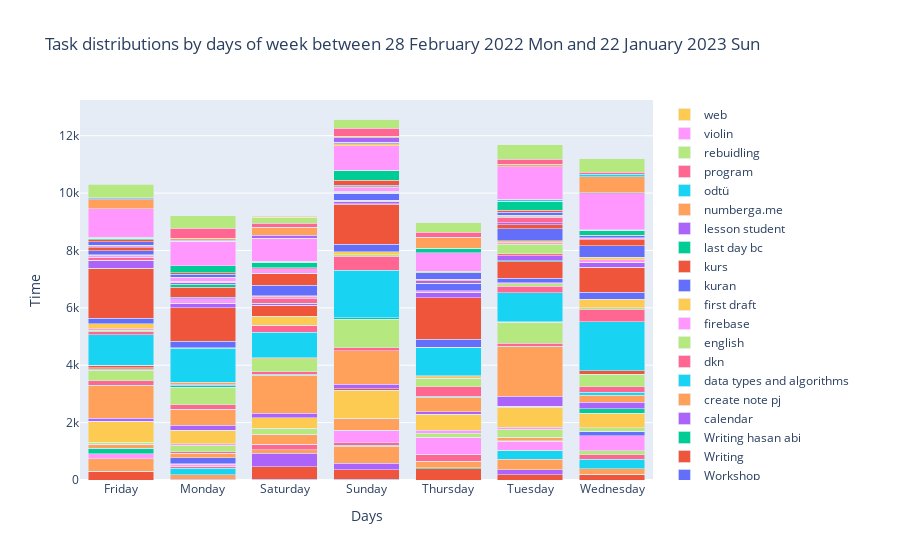

This figure's notebook cell:
### Code cell
max_dates = days_sns.sum(axis=1).index
get_max = days_sns.loc[max_dates]
get_max = get_max.loc[:, (get_max != 0).any(axis=0)]

fig = go.Figure(data=[go.Bar(x=get_max.index, y=get_max[col], name=col) for col in get_max.columns])
fig.update_layout(barmode='stack', xaxis_title='Days', yaxis_title='Time',
                  title=f"Task distributions by days of week between {strf_start_date} and {strf_end_date}")
fig.update_layout(hovermode='x unified')
fig.show()

### Figure 1 — Plotly figure (JSON) as saved in the notebook; plotly's stock layout.template omitted (floating-point values rounded to 4 significant figures)
{"data": [{"name": "A weird problem ..", "type": "bar", "x": ["Friday", "Monday", "Saturday", "Sunday", "Thursday", "Tuesday", "Wednesday"], "y": [0, 0, 25, 25, 0, 0, 0]}, {"name": "B & C", "type": "bar", "x": ["Friday", "Monday", "Saturday", "Sunday", "Thursday", "Tuesday", "Wednesday"], "y": [313, 0, 434, 333, 400, 175, 199]}, {"name": "Bootstrap", "type": "bar", "x": ["Friday", "Monday", "Saturday", "Sunday", "Thursday", "Tuesday", "Wednesday"], "y": [0, 0, 0, 0, 25, 0, 0]}, {"name": "CS885", "type": "bar", "x": ["Friday", "Monday", "Saturday", "Sunday", "Thursday", "Tuesday", "Wednesday"], "y": [0, 35, 475, 227, 0, 189, 0]}, {"name": "Chinese", "type": "bar", "x": ["Friday", "Monday", "Saturday", "Sunday", "Thursday", "Tuesday", "Wednesday"], "y": [425, 148, 125, 593, 222, 355, 192]}, {"name": "Data analysis", "type": "bar", "x": ["Friday", "Monday", "Saturday", "Sunday", "Thursday", "Tuesday", "Wednesday"], "y": [0, 232, 0, 25, 0, 300, 325]}, {"name": "Documantation", "type": "bar", "x": ["Friday", "Monday", "Saturday", "Sunday", "Thursday", "Tuesday", "Wednesday"], "y": [0, 58, 163, 95, 251, 0, 166]}, {"name": "Drone simulation", "type": "bar", "x": ["Friday", "Monday", "Saturday", "Sunday", "Thursday", "Tuesday", "Wednesday"], "y": [0, 0, 0, 0, 0, 25, 141]}, {"name": "ENG", "type": "bar", "x": ["Friday", "Monday", "Saturday", "Sunday", "Thursday", "Tuesday", "Wednesday"], "y": [175, 75, 25, 432, 594, 304, 522]}, {"name": "Excel", "type": "bar", "x": ["Friday", "Monday", "Saturday", "Sunday", "Thursday", "Tuesday", "Wednesday"], "y": [0, 25, 0, 0, 0, 0, 0]}, {"name": "Figma", "type": "bar", "x": ["Friday", "Monday", "Saturday", "Sunday", "Thursday", "Tuesday", "Wednesday"], "y": [0, 194, 0, 0, 0, 0, 151]}, {"name": "Folder edit vs", "type": "bar", "x": ["Friday", "Monday", "Saturday", "Sunday", "Thursday", "Tuesday", "Wednesday"], "y": [0, 0, 0, 0, 0, 25, 0]}, {"name": "Game css", "type": "bar", "x": ["Friday", "Monday", "Saturday", "Sunday", "Thursday", "Tuesday", "Wednesday"], "y": [175, 0, 0, 0, 0, 0, 0]}, {"name": "General", "type": "bar", "x": ["Friday", "Monday", "Saturday", "Sunday", "Thursday", "Tuesday", "Wednesday"], "y": [25, 0, 0, 0, 0, 0, 0]}, {"name": "HTML, CSS, Flexbox & Bootstrap", "type": "bar", "x": ["Friday", "Monday", "Saturday", "Sunday", "Thursday", "Tuesday", "Wednesday"], "y": [125, 163, 325, 400, 0, 125, 3]}, {"name": "Handwriting", "type": "bar", "x": ["Friday", "Monday", "Saturday", "Sunday", "Thursday", "Tuesday", "Wednesday"], "y": [0, 0, 25, 0, 0, 0, 0]}, {"name": "How I learn languages", "type": "bar", "x": ["Friday", "Monday", "Saturday", "Sunday", "Thursday", "Tuesday", "Wednesday"], "y": [0, 50, 0, 25, 0, 0, 0]}, {"name": "IELTS", "type": "bar", "x": ["Friday", "Monday", "Saturday", "Sunday", "Thursday", "Tuesday", "Wednesday"], "y": [85, 227, 202, 0, 133, 275, 125]}, {"name": "IELTS reading", "type": "bar", "x": ["Friday", "Monday", "Saturday", "Sunday", "Thursday", "Tuesday", "Wednesday"], "y": [0, 60, 0, 0, 110, 60, 0]}, {"name": "Javascript", "type": "bar", "x": ["Friday", "Monday", "Saturday", "Sunday", "Thursday", "Tuesday", "Wednesday"], "y": [728, 473, 364, 976, 550, 705, 505]}, {"name": "Khan Academy", "type": "bar", "x": ["Friday", "Monday", "Saturday", "Sunday", "Thursday", "Tuesday", "Wednesday"], "y": [0, 0, 0, 0, 0, 25, 0]}, {"name": "Learn  HTML & CSS", "type": "bar", "x": ["Friday", "Monday", "Saturday", "Sunday", "Thursday", "Tuesday", "Wednesday"], "y": [0, 0, 0, 42, 0, 0, 0]}, {"name": "Local storage", "type": "bar", "x": ["Friday", "Monday", "Saturday", "Sunday", "Thursday", "Tuesday", "Wednesday"], "y": [0, 0, 0, 0, 0, 0, 150]}, {"name": "MATH 115", "type": "bar", "x": ["Friday", "Monday", "Saturday", "Sunday", "Thursday", "Tuesday", "Wednesday"], "y": [100, 165, 164, 169, 100, 357, 225]}, {"name": "MATH 153", "type": "bar", "x": ["Friday", "Monday", "Saturday", "Sunday", "Thursday", "Tuesday", "Wednesday"], "y": [1129, 561, 1329, 1169, 500, 1719, 246]}, {"name": "MATLAB Onramp", "type": "bar", "x": ["Friday", "Monday", "Saturday", "Sunday", "Thursday", "Tuesday", "Wednesday"], "y": [26, 0, 25, 0, 34, 25, 106]}, {"name": "MTR-2", "type": "bar", "x": ["Friday", "Monday", "Saturday", "Sunday", "Thursday", "Tuesday", "Wednesday"], "y": [150, 150, 91, 100, 327, 100, 200]}, {"name": "Math 111", "type": "bar", "x": ["Friday", "Monday", "Saturday", "Sunday", "Thursday", "Tuesday", "Wednesday"], "y": [350, 591, 456, 992, 303, 735, 434]}, {"name": "Math problem", "type": "bar", "x": ["Friday", "Monday", "Saturday", "Sunday", "Thursday", "Tuesday", "Wednesday"], "y": [25, 0, 0, 0, 0, 0, 0]}, {"name": "MathWorks", "type": "bar", "x": ["Friday", "Monday", "Saturday", "Sunday", "Thursday", "Tuesday", "Wednesday"], "y": [50, 0, 0, 0, 50, 0, 0]}, {"name": "Medium", "type": "bar", "x": ["Friday", "Monday", "Saturday", "Sunday", "Thursday", "Tuesday", "Wednesday"], "y": [25, 25, 0, 0, 0, 25, 0]}, {"name": "Mock Exam revision", "type": "bar", "x": ["Friday", "Monday", "Saturday", "Sunday", "Thursday", "Tuesday", "Wednesday"], "y": [100, 0, 0, 0, 0, 0, 125]}, {"name": "Niyet mektubu", "type": "bar", "x": ["Friday", "Monday", "Saturday", "Sunday", "Thursday", "Tuesday", "Wednesday"], "y": [0, 75, 0, 50, 0, 0, 0]}, {"name": "NoSql", "type": "bar", "x": ["Friday", "Monday", "Saturday", "Sunday", "Thursday", "Tuesday", "Wednesday"], "y": [0, 25, 0, 0, 0, 0, 0]}, {"name": "Numpy", "type": "bar", "x": ["Friday", "Monday", "Saturday", "Sunday", "Thursday", "Tuesday", "Wednesday"], "y": [0, 75, 25, 0, 42, 0, 0]}, {"name": "PHYS 111", "type": "bar", "x": ["Friday", "Monday", "Saturday", "Sunday", "Thursday", "Tuesday", "Wednesday"], "y": [1054, 1186, 893, 1665, 990, 1008, 1693]}, {"name": "Page reload case", "type": "bar", "x": ["Friday", "Monday", "Saturday", "Sunday", "Thursday", "Tuesday", "Wednesday"], "y": [100, 25, 250, 486, 0, 225, 450]}, {"name": "Personal statement", "type": "bar", "x": ["Friday", "Monday", "Saturday", "Sunday", "Thursday", "Tuesday", "Wednesday"], "y": [56, 0, 0, 50, 0, 90, 50]}, {"name": "Preparing", "type": "bar", "x": ["Friday", "Monday", "Saturday", "Sunday", "Thursday", "Tuesday", "Wednesday"], "y": [60, 0, 0, 0, 0, 25, 0]}, {"name": "Programming", "type": "bar", "x": ["Friday", "Monday", "Saturday", "Sunday", "Thursday", "Tuesday", "Wednesday"], "y": [175, 0, 309, 100, 0, 0, 300]}, {"name": "Python", "type": "bar", "x": ["Friday", "Monday", "Saturday", "Sunday", "Thursday", "Tuesday", "Wednesday"], "y": [191, 214, 6, 267, 281, 162, 229]}, {"name": "React", "type": "bar", "x": ["Friday", "Monday", "Saturday", "Sunday", "Thursday", "Tuesday", "Wednesday"], "y": [1738, 1167, 376, 1390, 1444, 575, 876]}, {"name": "Read news", "type": "bar", "x": ["Friday", "Monday", "Saturday", "Sunday", "Thursday", "Tuesday", "Wednesday"], "y": [0, 0, 0, 25, 0, 25, 0]}, {"name": "Reading", "type": "bar", "x": ["Friday", "Monday", "Saturday", "Sunday", "Thursday", "Tuesday", "Wednesday"], "y": [255, 155, 50, 85, 195, 175, 175]}, {"name": "Router", "type": "bar", "x": ["Friday", "Monday", "Saturday", "Sunday", "Thursday", "Tuesday", "Wednesday"], "y": [25, 0, 0, 0, 0, 0, 0]}, {"name": "SAP", "type": "bar", "x": ["Friday", "Monday", "Saturday", "Sunday", "Thursday", "Tuesday", "Wednesday"], "y": [0, 0, 25, 25, 0, 0, 0]}, {"name": "Simulink", "type": "bar", "x": ["Friday", "Monday", "Saturday", "Sunday", "Thursday", "Tuesday", "Wednesday"], "y": [100, 0, 150, 10, 0, 77, 0]}, {"name": "Stateflow", "type": "bar", "x": ["Friday", "Monday", "Saturday", "Sunday", "Thursday", "Tuesday", "Wednesday"], "y": [0, 0, 0, 0, 0, 324, 0]}, {"name": "Study Reading", "type": "bar", "x": ["Friday", "Monday", "Saturday", "Sunday", "Thursday", "Tuesday", "Wednesday"], "y": [80, 160, 70, 0, 50, 60, 90]}, {"name": "Study Speaking", "type": "bar", "x": ["Friday", "Monday", "Saturday", "Sunday", "Thursday", "Tuesday", "Wednesday"], "y": [3, 0, 42, 0, 0, 75, 84]}, {"name": "Study Writing Task 1", "type": "bar", "x": ["Friday", "Monday", "Saturday", "Sunday", "Thursday", "Tuesday", "Wednesday"], "y": [150, 60, 366, 230, 233, 408, 403]}, {"name": "Study Writing Task 2", "type": "bar", "x": ["Friday", "Monday", "Saturday", "Sunday", "Thursday", "Tuesday", "Wednesday"], "y": [100, 347, 410, 0, 25, 140, 210]}, {"name": "Study paraphrase", "type": "bar", "x": ["Friday", "Monday", "Saturday", "Sunday", "Thursday", "Tuesday", "Wednesday"], "y": [0, 100, 0, 0, 0, 0, 0]}, {"name": "Sudy Listening", "type": "bar", "x": ["Friday", "Monday", "Saturday", "Sunday", "Thursday", "Tuesday", "Wednesday"], "y": [35, 73, 0, 42, 90, 69, 0]}, {"name": "Topoloji", "type": "bar", "x": ["Friday", "Monday", "Saturday", "Sunday", "Thursday", "Tuesday", "Wednesday"], "y": [0, 0, 0, 0, 25, 0, 0]}, {"name": "Tree", "type": "bar", "x": ["Friday", "Monday", "Saturday", "Sunday", "Thursday", "Tuesday", "Wednesday"], "y": [0, 25, 0, 0, 0, 0, 0]}, {"name": "Violin Course", "type": "bar", "x": ["Friday", "Monday", "Saturday", "Sunday", "Thursday", "Tuesday", "Wednesday"], "y": [50, 0, 6, 40, 0, 185, 25]}, {"name": "Vocabulary", "type": "bar", "x": ["Friday", "Monday", "Saturday", "Sunday", "Thursday", "Tuesday", "Wednesday"], "y": [0, 0, 0, 0, 0, 25, 0]}, {"name": "Web- notion  Design", "type": "bar", "x": ["Friday", "Monday", "Saturday", "Sunday", "Thursday", "Tuesday", "Wednesday"], "y": [0, 150, 165, 125, 25, 60, 50]}, {"name": "Week 1", "type": "bar", "x": ["Friday", "Monday", "Saturday", "Sunday", "Thursday", "Tuesday", "Wednesday"], "y": [0, 0, 0, 25, 0, 0, 0]}, {"name": "Workshop", "type": "bar", "x": ["Friday", "Monday", "Saturday", "Sunday", "Thursday", "Tuesday", "Wednesday"], "y": [125, 100, 0, 50, 225, 100, 62]}, {"name": "Writing", "type": "bar", "x": ["Friday", "Monday", "Saturday", "Sunday", "Thursday", "Tuesday", "Wednesday"], "y": [70, 50, 35, 180, 0, 75, 25]}, {"name": "Writing hasan abi", "type": "bar", "x": ["Friday", "Monday", "Saturday", "Sunday", "Thursday", "Tuesday", "Wednesday"], "y": [50, 242, 175, 325, 0, 311, 167]}, {"name": "calendar", "type": "bar", "x": ["Friday", "Monday", "Saturday", "Sunday", "Thursday", "Tuesday", "Wednesday"], "y": [0, 0, 0, 25, 0, 0, 0]}, {"name": "create note pj", "type": "bar", "x": ["Friday", "Monday", "Saturday", "Sunday", "Thursday", "Tuesday", "Wednesday"], "y": [0, 0, 50, 0, 0, 0, 0]}, {"name": "data types and algorithms", "type": "bar", "x": ["Friday", "Monday", "Saturday", "Sunday", "Thursday", "Tuesday", "Wednesday"], "y": [0, 0, 0, 0, 0, 50, 0]}, {"name": "dkn", "type": "bar", "x": ["Friday", "Monday", "Saturday", "Sunday", "Thursday", "Tuesday", "Wednesday"], "y": [0, 0, 0, 0, 0, 25, 0]}, {"name": "english", "type": "bar", "x": ["Friday", "Monday", "Saturday", "Sunday", "Thursday", "Tuesday", "Wednesday"], "y": [45, 0, 0, 0, 50, 0, 25]}, {"name": "firebase", "type": "bar", "x": ["Friday", "Monday", "Saturday", "Sunday", "Thursday", "Tuesday", "Wednesday"], "y": [989, 869, 777, 849, 650, 1125, 1242]}, {"name": "first draft", "type": "bar", "x": ["Friday", "Monday", "Saturday", "Sunday", "Thursday", "Tuesday", "Wednesday"], "y": [0, 0, 0, 75, 0, 0, 0]}, {"name": "kuran", "type": "bar", "x": ["Friday", "Monday", "Saturday", "Sunday", "Thursday", "Tuesday", "Wednesday"], "y": [0, 0, 0, 25, 0, 0, 0]}, {"name": "kurs", "type": "bar", "x": ["Friday", "Monday", "Saturday", "Sunday", "Thursday", "Tuesday", "Wednesday"], "y": [0, 0, 25, 25, 0, 0, 0]}, {"name": "last day bc", "type": "bar", "x": ["Friday", "Monday", "Saturday", "Sunday", "Thursday", "Tuesday", "Wednesday"], "y": [0, 0, 0, 0, 162, 0, 0]}, {"name": "lesson student", "type": "bar", "x": ["Friday", "Monday", "Saturday", "Sunday", "Thursday", "Tuesday", "Wednesday"], "y": [0, 27, 100, 163, 0, 0, 37]}, {"name": "numberga.me", "type": "bar", "x": ["Friday", "Monday", "Saturday", "Sunday", "Thursday", "Tuesday", "Wednesday"], "y": [312, 75, 275, 50, 368, 65, 569]}, {"name": "odtü", "type": "bar", "x": ["Friday", "Monday", "Saturday", "Sunday", "Thursday", "Tuesday", "Wednesday"], "y": [25, 0, 0, 0, 0, 25, 75]}, {"name": "program", "type": "bar", "x": ["Friday", "Monday", "Saturday", "Sunday", "Thursday", "Tuesday", "Wednesday"], "y": [50, 350, 141, 272, 179, 171, 82]}, {"name": "rebuidling", "type": "bar", "x": ["Friday", "Monday", "Saturday", "Sunday", "Thursday", "Tuesday", "Wednesday"], "y": [463, 425, 208, 325, 325, 500, 455]}, {"name": "violin", "type": "bar", "x": ["Friday", "Monday", "Saturday", "Sunday", "Thursday", "Tuesday", "Wednesday"], "y": [25, 0, 0, 0, 0, 0, 0]}, {"name": "web", "type": "bar", "x": ["Friday", "Monday", "Saturday", "Sunday", "Thursday", "Tuesday", "Wednesday"], "y": [0, 0, 44, 0, 0, 0, 0]}], "layout": {"barmode": "stack", "hovermode": "x unified", "title": {"text": "Task distributions by days of week between 28 February 2022 Mon and 22 January 2023 Sun"}, "xaxis": {"title": {"text": "Days"}}, "yaxis": {"title": {"text": "Time"}}}}
